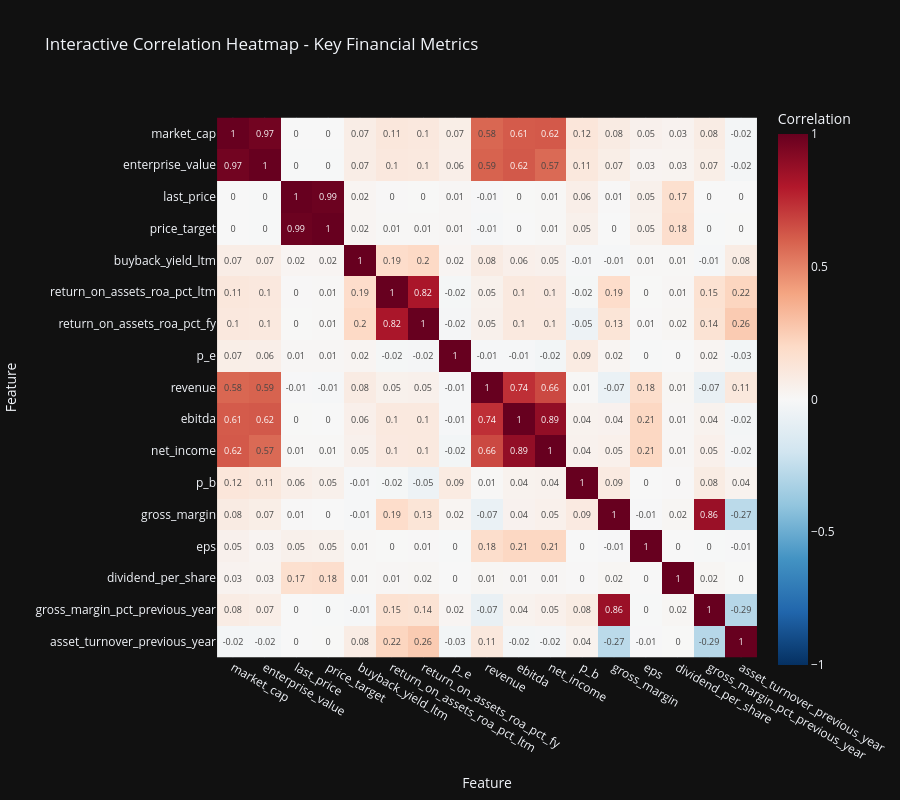
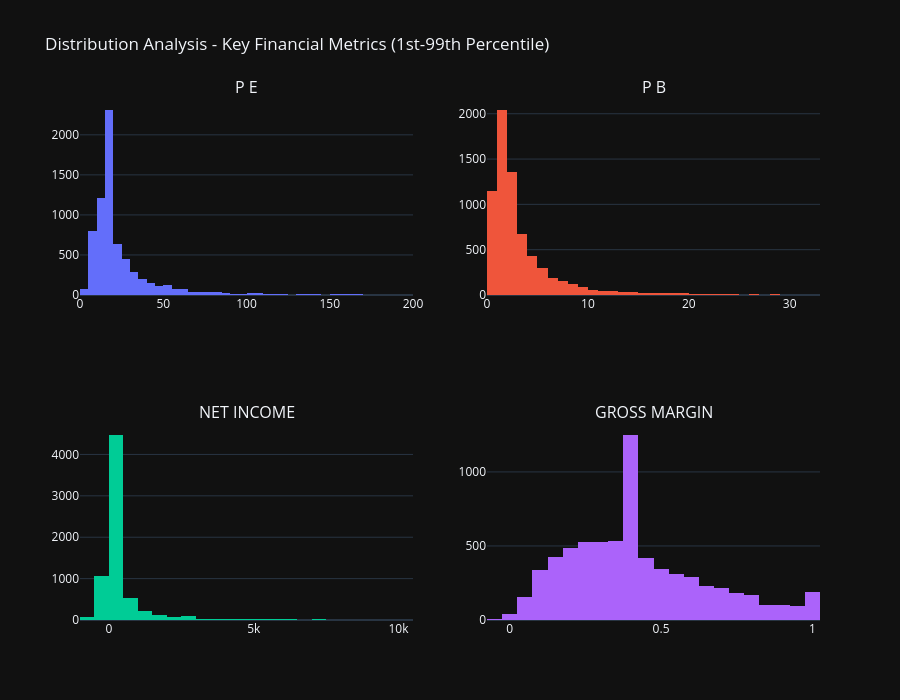
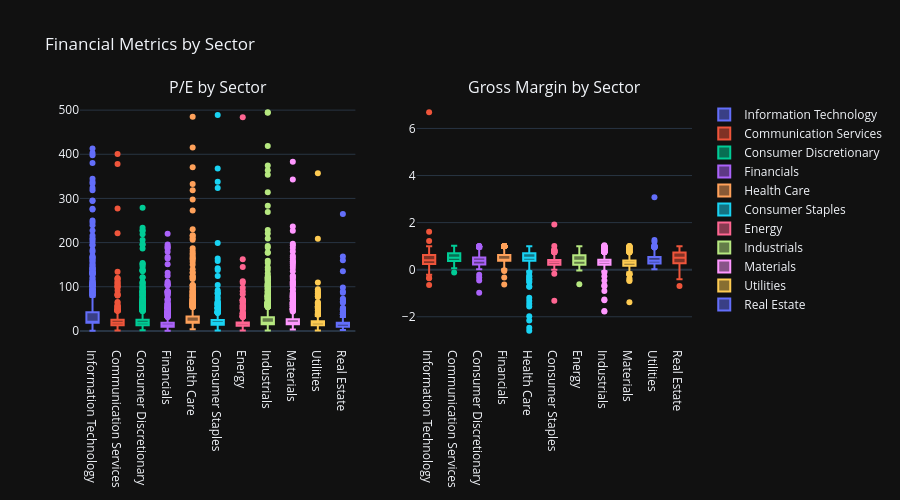
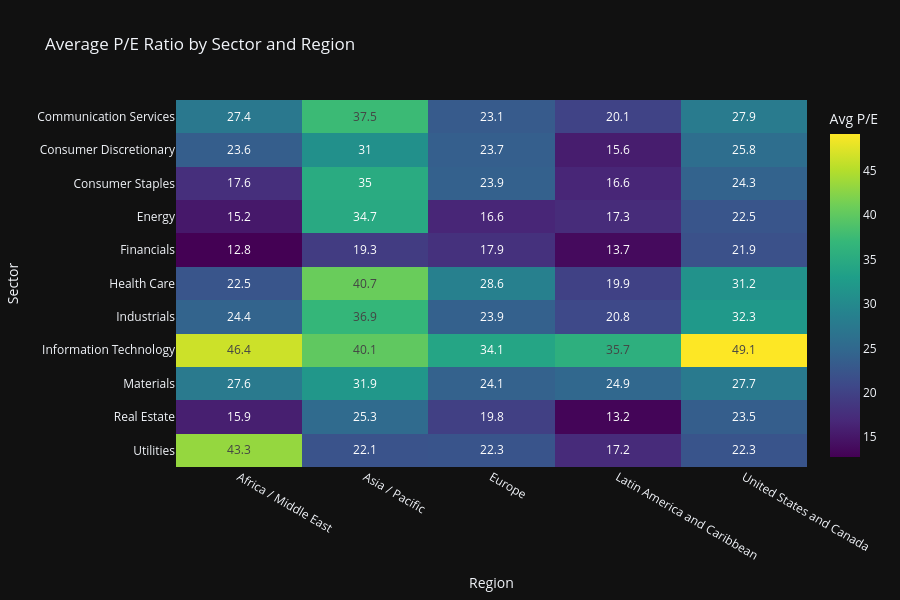

The notebook cell saved with these charts, in order:
### Code cell
# 📊 Interactive EDA Visualizations with Plotly
print("\n📊 Creating Interactive EDA Visualizations...")

# 1. Interactive Correlation Heatmap
print("  Creating correlation heatmap...")
numeric_cols = all_stocks_scaled.select_dtypes(include=[np.number]).columns.tolist()
key_metrics = [col for col in numeric_cols if col in [
    'last_price', 'price_target', 'market_cap', 'enterprise_value', 'ebitda',
    'p_e', 'p_b', 'gross_margin', 'revenue', 'net_income', 'gross_margin_pct_previous_year', 'eps',
    'asset_turnover_previous_year', 'dividend_per_share', 'buyback_yield_ltm',
    'return_on_assets_roa_pct_ltm',
    'return_on_assets_roa_pct_fy',
    ]][:20]  # Top 20 key metrics

if len(key_metrics) > 1:
    corr_matrix = all_stocks_scaled[key_metrics].corr()

    fig_corr = px.imshow(
            corr_matrix,
            labels=dict(x="Feature", y="Feature", color="Correlation"),
            x=corr_matrix.columns,
            y=corr_matrix.columns,
            color_continuous_scale='RdBu_r',
            zmin=-1,
            zmax=1,
            title='Interactive Correlation Heatmap - Key Financial Metrics',
            height=800,
            width=900
            )
    fig_corr.update_layout(
            xaxis={'side': 'bottom'},
            yaxis={'autorange': 'reversed'}
            )
    fig_corr.update_traces(text=corr_matrix.values.round(2), texttemplate='%{text}')
    fig_corr.show()
    fig_corr.write_html(eda_output_dir / "correlation_heatmap_interactive.html")
    print(f"  ✓ Saved: {eda_output_dir / 'correlation_heatmap_interactive.html'}")

# 2. Distribution Analysis - Key Metrics (Interactive Histograms)
print("  Creating distribution plots...")
distribution_metrics = [m for m in ['p_e', 'p_b', 'net_income', 'gross_margin'] if m in all_stocks_scaled.columns][:4]

if distribution_metrics:
    fig_dist = make_subplots(
            rows=2, cols=2,
            subplot_titles=[m.upper().replace('_', ' ') for m in distribution_metrics]
            )

    for idx, metric in enumerate(distribution_metrics):
        row = idx // 2 + 1
        col = idx % 2 + 1

        # Filter out extreme outliers for better visualization
        data = pd.to_numeric(all_stocks_scaled[metric], errors="coerce").dropna()
        q1, q99 = data.quantile([0.01, 0.99])
        filtered_data = data[(data >= q1) & (data <= q99)]

        fig_dist.add_trace(
                go.Histogram(x=filtered_data, name=metric, nbinsx=50, showlegend=False),
                row=row, col=col
                )

    fig_dist.update_layout(
            title_text="Distribution Analysis - Key Financial Metrics (1st-99th Percentile)",
            height=700,
            showlegend=False
            )
    fig_dist.show()
    fig_dist.write_html(eda_output_dir / "distributions_interactive.html")
    print(f"  ✓ Saved: {eda_output_dir / 'distributions_interactive.html'}")

# 3. Sector Comparison - Interactive Box Plots
print("  Creating sector comparison plots...")
if 'sector' in all_stocks_scaled.columns and 'p_e' in all_stocks_scaled.columns:
    # Define desired metrics and check which are available
    desired_metrics = ['p_e', 'gross_margin']
    available_metrics = [col for col in desired_metrics if col in all_stocks_scaled.columns]

    if len(available_metrics) == 0:
        print("  Warning: No metrics available for sector comparison. Skipping sector plots.")
    else:
        # Use only available columns
        cols_to_select = ['sector'] + available_metrics
        sector_data = all_stocks_scaled[cols_to_select].dropna()

        if sector_data.empty:
            print("  Warning: No data available after filtering. Skipping sector plots.")
        else:
            # Create subplots based on available metrics
            n_metrics = len(available_metrics)
            metric_titles = {
                'p_e': 'P/E by Sector',
                'gross_margin': 'Gross Margin by Sector'
                }

            subplot_titles = [metric_titles.get(m, f'{m} by Sector') for m in available_metrics]

            fig_sector = make_subplots(
                    rows=1, cols=n_metrics,
                    subplot_titles=subplot_titles
                    )

            for idx, metric in enumerate(available_metrics, start=1):
                for sector in sector_data['sector'].unique():
                    sector_subset = sector_data[sector_data['sector'] == sector]
                    fig_sector.add_trace(
                            go.Box(
                                    y=sector_subset[metric],
                                    name=sector,
                                    showlegend=(idx == 1)  # Show legend only for first subplot
                                    ),
                            row=1, col=idx
                            )

            fig_sector.update_layout(
                    height=500,
                    title_text="Financial Metrics by Sector",
                    showlegend=True
                    )
            fig_sector.show()
            print(f"  Sector comparison plots created with {n_metrics} metric(s).")

# 4. Region vs Sector Heatmap - Average P/E Ratio
print("  Creating region-sector heatmap...")
if all(col in all_stocks_scaled.columns for col in ['sector', 'region', 'p_e']):
    # Ensure numeric dtype for 'p_e' before aggregation to avoid TypeError (object dtype)
    all_stocks_scaled['p_e'] = pd.to_numeric(all_stocks_scaled['p_e'], errors='coerce')
    # Optionally drop rows with NaN p_e for a cleaner pivot
    _tmp = all_stocks_scaled.dropna(subset=['p_e'])
    pivot_data = _tmp.pivot_table(
            values='p_e',
            index='sector',
            columns='region',
            aggfunc='mean'
            )

    fig_region_sector = px.imshow(
            pivot_data,
            labels=dict(x="Region", y="Sector", color="Avg P/E"),
            title='Average P/E Ratio by Sector and Region',
            color_continuous_scale='Viridis',
            aspect='auto',
            height=600
            )
    fig_region_sector.update_traces(text=pivot_data.values.round(1), texttemplate='%{text}')
    fig_region_sector.show()
    fig_region_sector.write_html(eda_output_dir / "region_sector_heatmap.html")
    print(f"  ✓ Saved: {eda_output_dir / 'region_sector_heatmap.html'}")

# 5. 3D Scatter Plot - Market Cap vs P/E vs Gross Margin
print("  Creating 3D scatter plot...")
if all(col in all_stocks_scaled.columns for col in ['market_cap', 'p_e', 'gross_margin', 'sector']):
    scatter_data = all_stocks_scaled[['market_cap', 'p_e', 'gross_margin', 'sector']].dropna()
    # Filter for reasonable values
    scatter_data = scatter_data[
        (scatter_data['p_e'] > 0) & (scatter_data['p_e'] < 100) &
        (scatter_data['gross_margin'] > -0.05) & (scatter_data['gross_margin'] < 0.15)
        ]

    fig_3d = px.scatter_3d(
            scatter_data.sample(min(1000, len(scatter_data)), random_state=42),
            x='market_cap',
            log_x=True,
            y='p_e',
            z='gross_margin',
            color='sector',
            title='3D Valuation Analysis: Market Cap vs P/E vs Gross Margin',
            labels={'market_cap': 'Market Cap', 'p_e': 'P/E Ratio', 'gross_margin': 'Gross Margin'},
            height=700
            )
    fig_3d.show()
    fig_3d.write_html(eda_output_dir / "valuation_3d_scatter.html")
    print(f"  ✓ Saved: {eda_output_dir / 'valuation_3d_scatter.html'}")

print(f"\n✅ Section 3 Interactive EDA Visualizations Complete")
print(f"   All interactive charts saved to: {eda_output_dir}")

### Figure 1 — Plotly figure (JSON) as saved in the notebook; plotly's stock layout.template omitted (floating-point values rounded to 4 significant figures; data arrays with more than 128 entries replaced by an {"elided": "..."} marker saying what was removed)
{"data": [{"coloraxis": "coloraxis", "name": "0", "x": ["market_cap", "enterprise_value", "last_price", "price_target", "buyback_yield_ltm", "return_on_assets_roa_pct_ltm", "return_on_assets_roa_pct_fy", "p_e", "revenue", "ebitda", "net_income", "p_b", "gross_margin", "eps", "dividend_per_share", "gross_margin_pct_previous_year", "asset_turnover_previous_year"], "y": ["market_cap", "enterprise_value", "last_price", "price_target", "buyback_yield_ltm", "return_on_assets_roa_pct_ltm", "return_on_assets_roa_pct_fy", "p_e", "revenue", "ebitda", "net_income", "p_b", "gross_margin", "eps", "dividend_per_share", "gross_margin_pct_previous_year", "asset_turnover_previous_year"], "z": {"elided": "17x17 float values"}, "type": "heatmap", "xaxis": "x", "yaxis": "y", "hovertemplate": "Feature: %{x}<br>Feature: %{y}<br>Correlation: %{z}<extra></extra>", "text": {"elided": "17x17 float values"}, "texttemplate": "%{text}"}], "layout": {"xaxis": {"anchor": "y", "domain": [0.0, 1.0], "scaleanchor": "y", "constrain": "domain", "title": {"text": "Feature"}, "side": "bottom"}, "yaxis": {"anchor": "x", "domain": [0.0, 1.0], "autorange": "reversed", "constrain": "domain", "title": {"text": "Feature"}}, "coloraxis": {"colorbar": {"title": {"text": "Correlation"}}, "colorscale": [[0.0, "rgb(5,48,97)"], [0.1, "rgb(33,102,172)"], [0.2, "rgb(67,147,195)"], [0.3, "rgb(146,197,222)"], [0.4, "rgb(209,229,240)"], [0.5, "rgb(247,247,247)"], [0.6, "rgb(253,219,199)"], [0.7, "rgb(244,165,130)"], [0.8, "rgb(214,96,77)"], [0.9, "rgb(178,24,43)"], [1.0, "rgb(103,0,31)"]], "cmin": -1, "cmax": 1}, "title": {"text": "Interactive Correlation Heatmap - Key Financial Metrics"}, "height": 800, "width": 900}}

### Figure 2 — Plotly figure (JSON) as saved in the notebook; plotly's stock layout.template omitted (floating-point values rounded to 4 significant figures; data arrays with more than 128 entries replaced by an {"elided": "..."} marker saying what was removed)
{"data": [{"name": "p_e", "nbinsx": 50, "showlegend": false, "x": {"elided": "6891 float values"}, "type": "histogram", "xaxis": "x", "yaxis": "y"}, {"name": "p_b", "nbinsx": 50, "showlegend": false, "x": {"elided": "6924 float values"}, "type": "histogram", "xaxis": "x2", "yaxis": "y2"}, {"name": "net_income", "nbinsx": 50, "showlegend": false, "x": {"elided": "6889 float values"}, "type": "histogram", "xaxis": "x3", "yaxis": "y3"}, {"name": "gross_margin", "nbinsx": 50, "showlegend": false, "x": {"elided": "6946 float values"}, "type": "histogram", "xaxis": "x4", "yaxis": "y4"}], "layout": {"xaxis": {"anchor": "y", "domain": [0.0, 0.45]}, "yaxis": {"anchor": "x", "domain": [0.625, 1.0]}, "xaxis2": {"anchor": "y2", "domain": [0.55, 1.0]}, "yaxis2": {"anchor": "x2", "domain": [0.625, 1.0]}, "xaxis3": {"anchor": "y3", "domain": [0.0, 0.45]}, "yaxis3": {"anchor": "x3", "domain": [0.0, 0.375]}, "xaxis4": {"anchor": "y4", "domain": [0.55, 1.0]}, "yaxis4": {"anchor": "x4", "domain": [0.0, 0.375]}, "annotations": [{"font": {"size": 16}, "showarrow": false, "text": "P E", "x": 0.225, "xanchor": "center", "xref": "paper", "y": 1.0, "yanchor": "bottom", "yref": "paper"}, {"font": {"size": 16}, "showarrow": false, "text": "P B", "x": 0.775, "xanchor": "center", "xref": "paper", "y": 1.0, "yanchor": "bottom", "yref": "paper"}, {"font": {"size": 16}, "showarrow": false, "text": "NET INCOME", "x": 0.225, "xanchor": "center", "xref": "paper", "y": 0.375, "yanchor": "bottom", "yref": "paper"}, {"font": {"size": 16}, "showarrow": false, "text": "GROSS MARGIN", "x": 0.775, "xanchor": "center", "xref": "paper", "y": 0.375, "yanchor": "bottom", "yref": "paper"}], "title": {"text": "Distribution Analysis - Key Financial Metrics (1st-99th Percentile)"}, "height": 700, "showlegend": false}}

### Figure 3 — Plotly figure (JSON) as saved in the notebook; plotly's stock layout.template omitted (floating-point values rounded to 4 significant figures; data arrays with more than 128 entries replaced by an {"elided": "..."} marker saying what was removed)
{"data": [{"name": "Information Technology", "showlegend": true, "y": {"elided": "778 float values"}, "type": "box", "xaxis": "x", "yaxis": "y"}, {"name": "Communication Services", "showlegend": true, "y": {"elided": "308 float values"}, "type": "box", "xaxis": "x", "yaxis": "y"}, {"name": "Consumer Discretionary", "showlegend": true, "y": {"elided": "881 float values"}, "type": "box", "xaxis": "x", "yaxis": "y"}, {"name": "Financials", "showlegend": true, "y": {"elided": "1040 float values"}, "type": "box", "xaxis": "x", "yaxis": "y"}, {"name": "Health Care", "showlegend": true, "y": {"elided": "752 float values"}, "type": "box", "xaxis": "x", "yaxis": "y"}, {"name": "Consumer Staples", "showlegend": true, "y": {"elided": "505 float values"}, "type": "box", "xaxis": "x", "yaxis": "y"}, {"name": "Energy", "showlegend": true, "y": {"elided": "309 float values"}, "type": "box", "xaxis": "x", "yaxis": "y"}, {"name": "Industrials", "showlegend": true, "y": {"elided": "1302 float values"}, "type": "box", "xaxis": "x", "yaxis": "y"}, {"name": "Materials", "showlegend": true, "y": {"elided": "677 float values"}, "type": "box", "xaxis": "x", "yaxis": "y"}, {"name": "Utilities", "showlegend": true, "y": {"elided": "246 float values"}, "type": "box", "xaxis": "x", "yaxis": "y"}, {"name": "Real Estate", "showlegend": true, "y": {"elided": "233 float values"}, "type": "box", "xaxis": "x", "yaxis": "y"}, {"name": "Information Technology", "showlegend": false, "y": {"elided": "778 float values"}, "type": "box", "xaxis": "x2", "yaxis": "y2"}, {"name": "Communication Services", "showlegend": false, "y": {"elided": "308 float values"}, "type": "box", "xaxis": "x2", "yaxis": "y2"}, {"name": "Consumer Discretionary", "showlegend": false, "y": {"elided": "881 float values"}, "type": "box", "xaxis": "x2", "yaxis": "y2"}, {"name": "Financials", "showlegend": false, "y": {"elided": "1040 float values"}, "type": "box", "xaxis": "x2", "yaxis": "y2"}, {"name": "Health Care", "showlegend": false, "y": {"elided": "752 float values"}, "type": "box", "xaxis": "x2", "yaxis": "y2"}, {"name": "Consumer Staples", "showlegend": false, "y": {"elided": "505 float values"}, "type": "box", "xaxis": "x2", "yaxis": "y2"}, {"name": "Energy", "showlegend": false, "y": {"elided": "309 float values"}, "type": "box", "xaxis": "x2", "yaxis": "y2"}, {"name": "Industrials", "showlegend": false, "y": {"elided": "1302 float values"}, "type": "box", "xaxis": "x2", "yaxis": "y2"}, {"name": "Materials", "showlegend": false, "y": {"elided": "677 float values"}, "type": "box", "xaxis": "x2", "yaxis": "y2"}, {"name": "Utilities", "showlegend": false, "y": {"elided": "246 float values"}, "type": "box", "xaxis": "x2", "yaxis": "y2"}, {"name": "Real Estate", "showlegend": false, "y": {"elided": "233 float values"}, "type": "box", "xaxis": "x2", "yaxis": "y2"}], "layout": {"xaxis": {"anchor": "y", "domain": [0.0, 0.45]}, "yaxis": {"anchor": "x", "domain": [0.0, 1.0]}, "xaxis2": {"anchor": "y2", "domain": [0.55, 1.0]}, "yaxis2": {"anchor": "x2", "domain": [0.0, 1.0]}, "annotations": [{"font": {"size": 16}, "showarrow": false, "text": "P/E by Sector", "x": 0.225, "xanchor": "center", "xref": "paper", "y": 1.0, "yanchor": "bottom", "yref": "paper"}, {"font": {"size": 16}, "showarrow": false, "text": "Gross Margin by Sector", "x": 0.775, "xanchor": "center", "xref": "paper", "y": 1.0, "yanchor": "bottom", "yref": "paper"}], "title": {"text": "Financial Metrics by Sector"}, "height": 500, "showlegend": true}}

### Figure 4 — Plotly figure (JSON) as saved in the notebook; plotly's stock layout.template omitted (floating-point values rounded to 4 significant figures)
{"data": [{"coloraxis": "coloraxis", "name": "0", "x": ["Africa / Middle East", "Asia / Pacific", "Europe", "Latin America and Caribbean", "United States and Canada"], "y": ["Communication Services", "Consumer Discretionary", "Consumer Staples", "Energy", "Financials", "Health Care", "Industrials", "Information Technology", "Materials", "Real Estate", "Utilities"], "z": [[27.4, 37.47, 23.13, 20.13, 27.87], [23.61, 30.98, 23.73, 15.63, 25.84], [17.65, 35.0, 23.93, 16.63, 24.27], [15.19, 34.75, 16.64, 17.31, 22.45], [12.76, 19.29, 17.88, 13.72, 21.91], [22.47, 40.68, 28.6, 19.86, 31.17], [24.37, 36.91, 23.91, 20.82, 32.29], [46.38, 40.08, 34.1, 35.75, 49.14], [27.63, 31.94, 24.07, 24.9, 27.65], [15.87, 25.35, 19.76, 13.15, 23.53], [43.28, 22.12, 22.3, 17.2, 22.29]], "type": "heatmap", "xaxis": "x", "yaxis": "y", "hovertemplate": "Region: %{x}<br>Sector: %{y}<br>Avg P/E: %{z}<extra></extra>", "text": [[27.4, 37.5, 23.1, 20.1, 27.9], [23.6, 31.0, 23.7, 15.6, 25.8], [17.6, 35.0, 23.9, 16.6, 24.3], [15.2, 34.7, 16.6, 17.3, 22.5], [12.8, 19.3, 17.9, 13.7, 21.9], [22.5, 40.7, 28.6, 19.9, 31.2], [24.4, 36.9, 23.9, 20.8, 32.3], [46.4, 40.1, 34.1, 35.7, 49.1], [27.6, 31.9, 24.1, 24.9, 27.7], [15.9, 25.3, 19.8, 13.2, 23.5], [43.3, 22.1, 22.3, 17.2, 22.3]], "texttemplate": "%{text}"}], "layout": {"xaxis": {"anchor": "y", "domain": [0.0, 1.0], "title": {"text": "Region"}}, "yaxis": {"anchor": "x", "domain": [0.0, 1.0], "autorange": "reversed", "title": {"text": "Sector"}}, "coloraxis": {"colorbar": {"title": {"text": "Avg P/E"}}, "colorscale": [[0.0, "#440154"], [0.1111, "#482878"], [0.2222, "#3e4989"], [0.3333, "#31688e"], [0.4444, "#26828e"], [0.5556, "#1f9e89"], [0.6667, "#35b779"], [0.7778, "#6ece58"], [0.8889, "#b5de2b"], [1.0, "#fde725"]]}, "title": {"text": "Average P/E Ratio by Sector and Region"}, "height": 600}}
